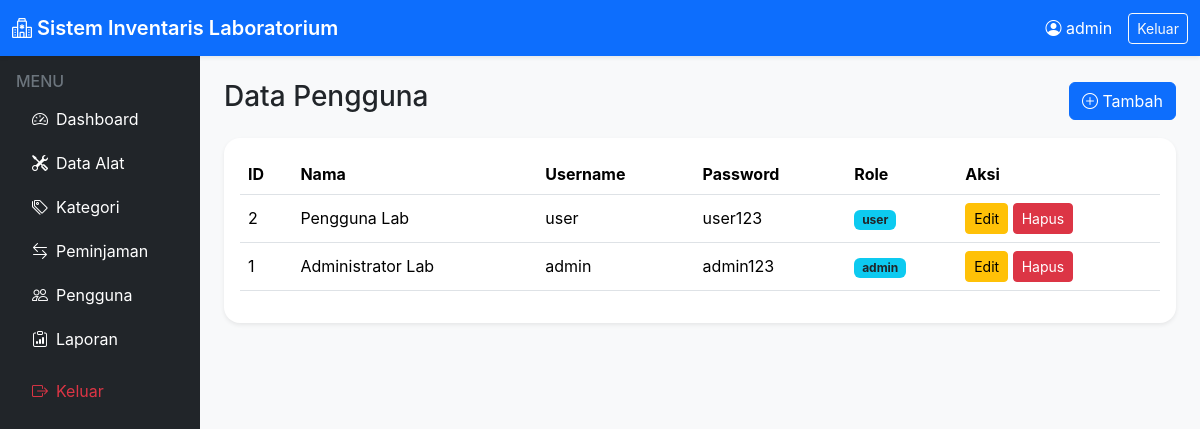
The page /admin/users.php (signed in) on the database its author committed.
### tables this page shows
CREATE TABLE IF NOT EXISTS users (
    id INT AUTO_INCREMENT PRIMARY KEY,
    nama VARCHAR(100) NOT NULL,
    username VARCHAR(50) NOT NULL UNIQUE,
    password VARCHAR(100) NOT NULL,
    role ENUM('admin','user') NOT NULL,
    created_at TIMESTAMP DEFAULT CURRENT_TIMESTAMP
);

### admin/users.php (the view, shortened to what this page needs)
<?php
require_once '../config/database.php';
$users = mysqli_query($conn, 'SELECT * FROM users ORDER BY id DESC');
include '../includes/header.php';
include '../includes/sidebar.php';
?>
<div class="d-flex justify-content-between align-items-center mb-3">
    <h3>Data Pengguna</h3>
    <button class="btn btn-primary" data-bs-toggle="modal" data-bs-target="#modalTambah"><i class="bi bi-plus-circle"></i> Tambah</button>
</div>
<div class="card shadow-sm border-0">
    <div class="card-body table-responsive">
        <table class="table table-hover align-middle">
            <thead><tr><th>ID</th><th>Nama</th><th>Username</th><th>Password</th><th>Role</th><th>Aksi</th></tr></thead>
            <tbody>
            <?php while ($u = mysqli_fetch_assoc($users)): ?>
                <tr>
                    <td><?= $u['id']; ?></td><td><?= htmlspecialchars($u['nama']); ?></td><td><?= htmlspecialchars($u['username']); ?></td><td><?= htmlspecialchars($u['password']); ?></td><td><span class="badge bg-info text-dark"><?= $u['role']; ?></span></td>
                    <td>
                        <button class="btn btn-sm btn-warning" data-bs-toggle="modal" data-bs-target="#edit<?= $u['id']; ?>">Edit</button>
                        <a href="?hapus=<?= $u['id']; ?>" class="btn btn-sm btn-danger" onclick="return confirm('Hapus pengguna ini?')">Hapus</a>
                    </td>
                </tr>
            <?php endwhile; ?>
            </tbody>
        </table>
    </div>
</div>
<?php include '../includes/footer.php'; ?>

### assets/css/style.css (style rules this page uses)
:root { --primary: #0d6efd; --success: #198754; --bg: #f8f9fa; }
body { background-color: var(--bg); font-family: "Inter", "Segoe UI", sans-serif; }
.card { border-radius: 1rem; }
.table thead th { white-space: nowrap; }

### rows shown on the page
users: id "2", nama "Pengguna Lab", username "user", password "user123", role "user"
users: id "1", nama "Administrator Lab", username "admin", password "admin123", role "admin"

### other values the page prints
$_SESSION['username'] "admin"
